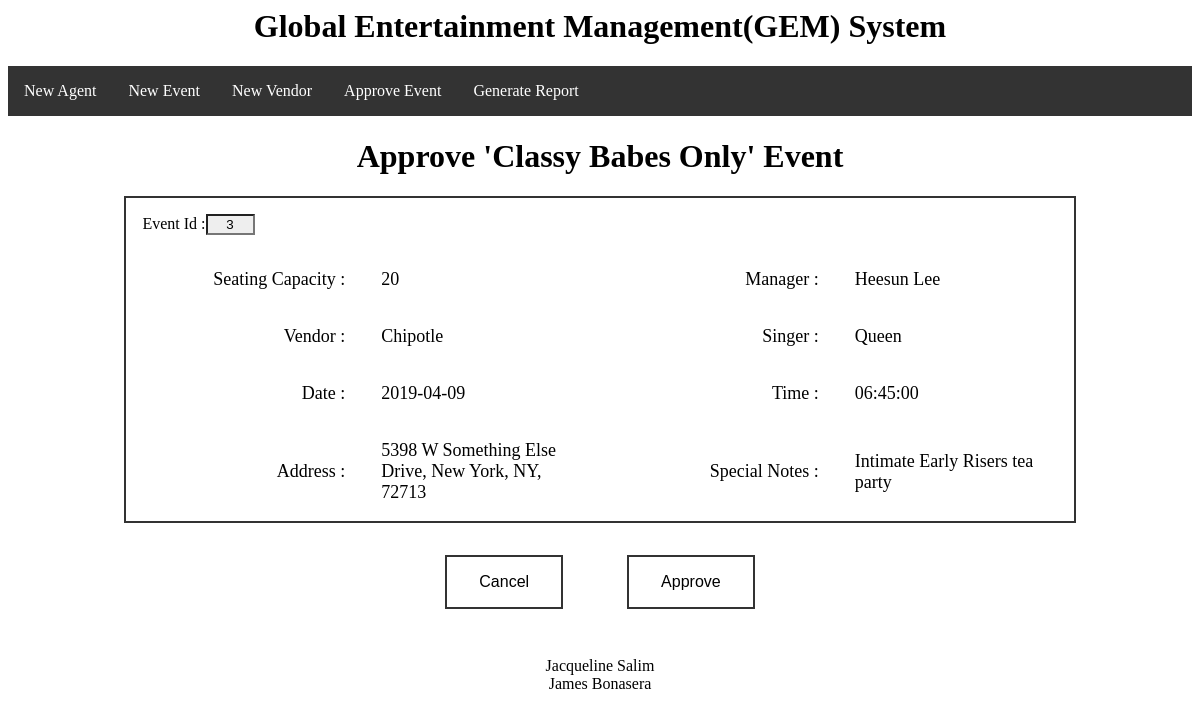
The app's page /eventInfo.php?id=3 with its own data.
### tables this page shows
CREATE TABLE Event
(EventId int auto_increment PRIMARY KEY,
EventName CHAR(50),
Street CHAR(50),
City CHAR(20),
State CHAR(2),
Zip CHAR(10),
Date DATE,
StartTime TIME,
Status CHAR(10),
SeatingCapacity int,
Notes TEXT,
NumTicketsSold int,
Singer CHAR(53),
PerformerType CHAR(6),
PerformerId int,
EventManagerId int,
VendorId int,
foreign key (EventManagerId) references EventManager(EventManagerId),
foreign key (VendorId) references Vendor(VendorId));

CREATE TABLE EventManager
(EventManagerId int auto_increment PRIMARY KEY,
FirstName CHAR(20),
LastName CHAR(20));

CREATE TABLE Vendor
(VendorId int auto_increment PRIMARY KEY,
BusinessName CHAR(50),
Street CHAR(50),
City CHAR(20),
State CHAR(2),
Zip CHAR(10),
Type CHAR(15),
RepFirstName CHAR(25),
RepLastName CHAR(25),
RepEmail CHAR(40),
RepCellNum CHAR(10));

### eventInfo.php (the view, shortened to what this page needs)
<?php
  include("conn.php");
  if (isset($_GET['id'])) {
  $id = $_GET['id'];
  $sql = "SELECT EventId,EventName,SeatingCapacity,Notes,BusinessName,FirstName,LastName,Date,StartTime,Status,Singer,Event.Street as Street,Event.City as City,Event.State as State,Event.Zip as Zip FROM Event,EventManager,Vendor WHERE Event.EventManagerId = EventManager.EventManagerId AND Event.VendorId = Vendor.VendorId AND EventId = ".$id;
  foreach($conn->query($sql) as $events)
  {
  echo '<h1 align="center">Approve \''.$events['EventName'].'\' Event</h1>';
  echo '<form action="approveEvent.php" method="post">';
  echo '<div align="center">';
  echo '<div style=" border: 2px solid #333333; width: 80%">';
   echo '<table width="100%">';
   echo '<div style="float: left; padding: 1em">';
    echo '<label>Event Id :</label>';
    echo '<input style="background: #eeeeee; text-align: center" name="eventId" value="'.$events['EventId'].'" size="3" readonly>';
   echo '</div>';
   echo '<tr>';
   echo '<td align="right" width="25%">';
    echo '<label>Seating Capacity :</label>';
   echo '</td>';
   echo '<td align="left" width="25%">';
    echo '<label>'.$events['SeatingCapacity'].'</label>';
   echo '</td>';
   echo '<td align="right" width="25%">';
    echo '<label>Manager :</label>';
   echo '</td>';
   echo '<td align="left" width="25%">';
    echo '<label>'.$events['FirstName']." ".$events['LastName'].'</label>';
   echo '</td>';
   echo '</tr>';
   echo '<tr>';
   echo '<td align="right" width="25%">';
    echo '<label>Vendor :</label>';
   echo '</td>';
   echo '<td align="left" width="25%">';
    echo '<label>'.$events['BusinessName'].'</label>';
   echo '</td>';
   echo '<td align="right" width="25%">';
    echo '<label>Singer :</label>';
   echo '</td>';
   echo '<td align="left" width="25%">';
    echo '<label>'.$events['Singer'].'</label>';
   echo '</td>';
   echo '</tr>';
   echo '<tr>';
   echo '<td align="right" width="25%">';
    echo '<label>Date :</label>';
   echo '</td>';
   echo '<td align="left" width="25%">';
    echo '<label>'.$events['Date'].'</label>';
   echo '</td>';
   echo '<td align="right" width="25%">';
    echo '<label>Time :</label>';
   echo '</td>';
   echo '<td align="left" width="25%">';
    echo '<label>'.$events['StartTime'].'</label>';
   echo '</td>';
   echo '</tr>';
   echo '<tr>';
   echo '<td align="right" width="25%">';
    echo '<label>Address :</label>';
   echo '</td>';
   echo '<td align="left" width="25%">';
    echo '<label>'.$events['Street'].', '.$events['City'].', '.$events['State'].', '.$events['Zip'].'</label>';
   echo '</td>';
   echo '<td align="right" width="25%">';
    echo '<label>Special Notes :</label>';
   echo '</td>';
   echo '<td align="left" width="25%">';
    echo '<label>'.$events['Notes'].'</label>';
   echo '</td>';
   echo '</tr>';
  echo '</table>';
  echo '</div>';
  echo '<div style="padding: 2em;" align="center">';
    echo '<button class="button button1" style="margin: 0 2em" onClick="history.back()" name="foo" value="cancel">Cancel</button>';
    echo '<button type="submit" class="button button1" style="margin: 0 2em">Approve</button>';
  echo '</div>';
  echo '</div>';
  echo '</form>';
  }
  }
?>

### records on screen
event: EventName "Classy Babes Only", eventId "3", SeatingCapacity "20", EventManagerId.FirstName "Heesun", EventManagerId.LastName "Lee", VendorId.BusinessName "Chipotle", Singer "Queen", Date "2019-04-09", StartTime "06:45:00", Street "5398 W Something Else Drive", City "New York", State "NY", Zip "72713", Notes "Intimate Early Risers tea party"
